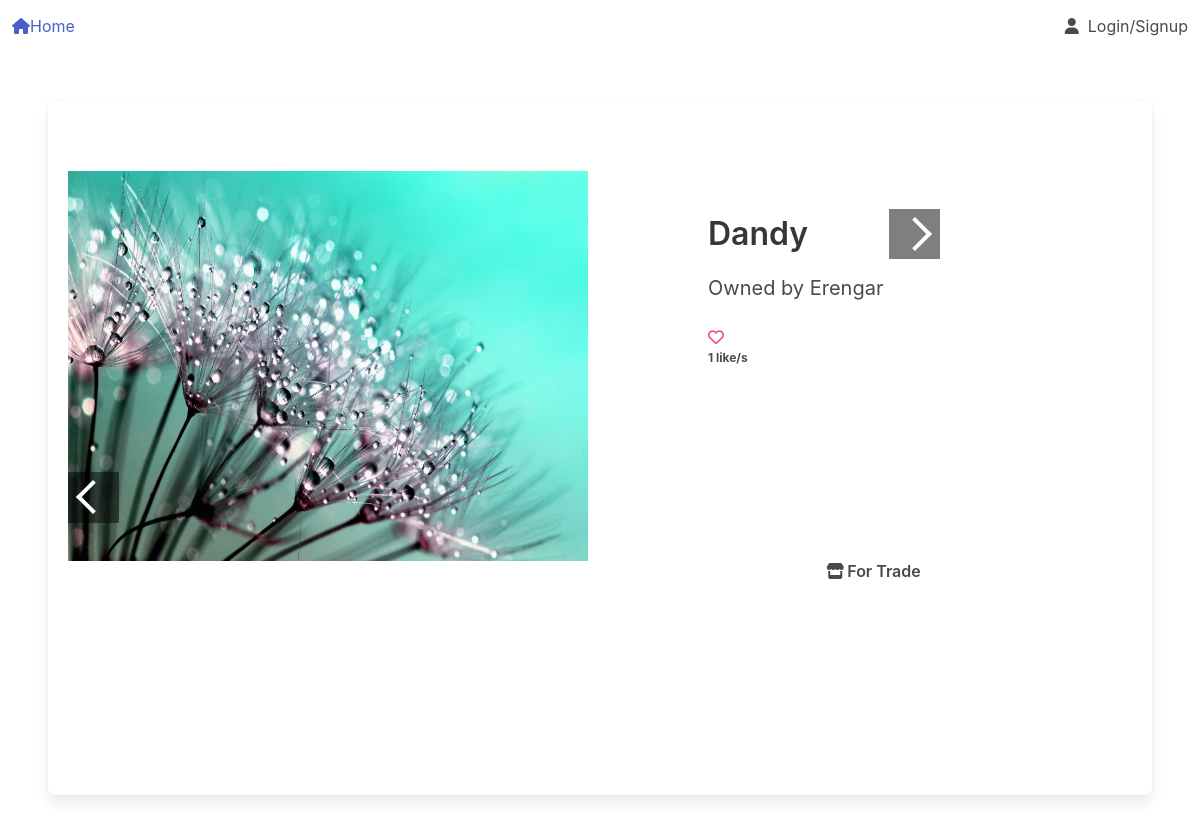
Before: /dandy/ with the older database file.
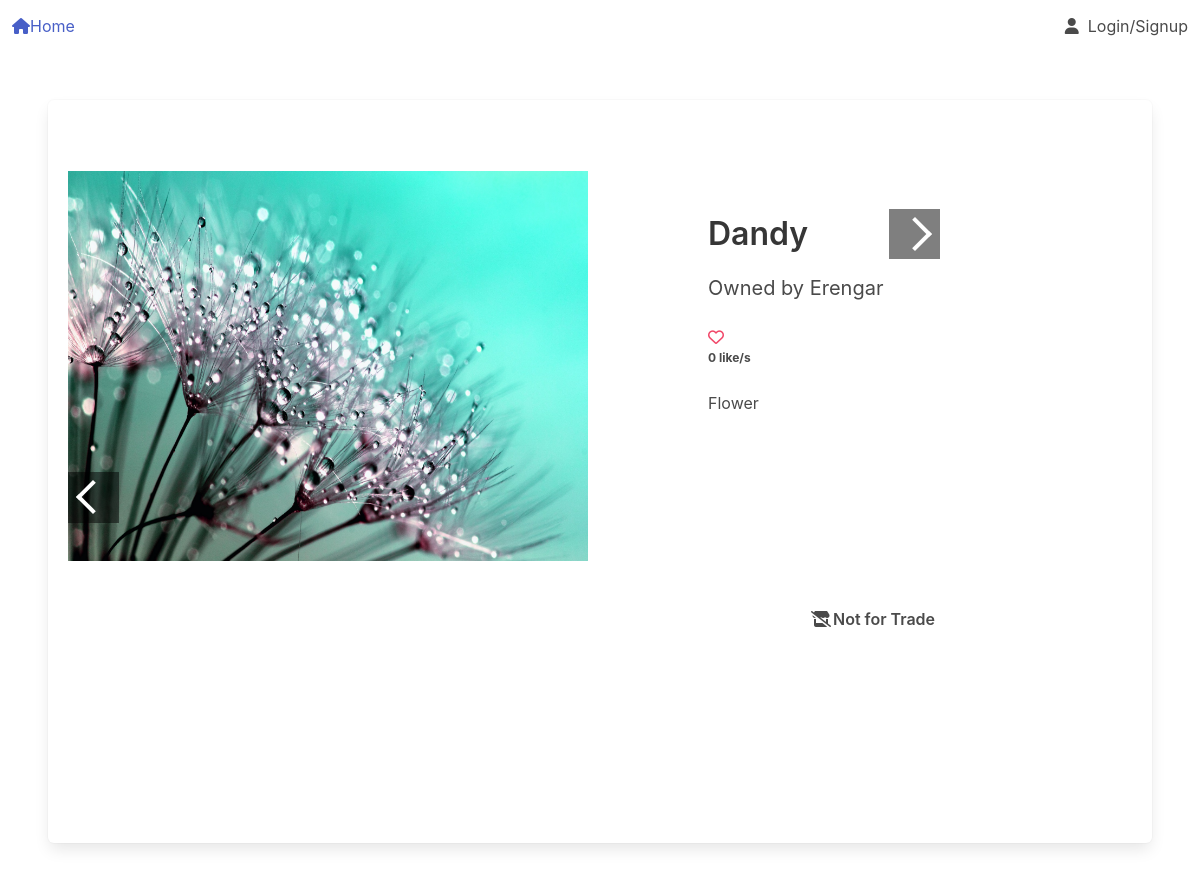
After: the same page with the newer database file.
### plant_collection/models.py (models this page shows, shortened)
class Image(models.Model):
    plant = models.ForeignKey(Plant, on_delete=models.CASCADE, related_name='picture')
    image = models.ImageField(upload_to='pics')

class Plant(models.Model):
    nick_name = models.CharField(
        max_length=64,
        validators=[MinLengthValidator(3)],
        unique=True)
    created = models.DateTimeField(auto_now_add=True, null=True, blank=True)
    updated = models.DateTimeField(auto_now=True, null=True, blank=True)
    species = models.ForeignKey(Species, on_delete=models.PROTECT, blank=True, null=True, related_name='plants')
    owner = models.ForeignKey(settings.AUTH_USER_MODEL, on_delete=models.PROTECT, related_name='plants')
    slug = models.SlugField(default='bugged-plant')
    for_trade = models.BooleanField(default=False)
    likes = models.ManyToManyField(User, related_name= 'liked')
    def number_of_likes(self):
        return self.likes.count()

class Species(models.Model):
    name = models.CharField(max_length=64)
    def __str__(self):
        return self.name

### plant_collection/views.py (the view, shortened to what this page needs)
# urls.py: path('<slug:slug>/', views.plant_view.as_view(),name='plant_view'),
class plant_view(generic.DetailView):
    template_name = 'plant_collection/plant.html'
    model = Plant
    def get(self, request, slug):
        plant = get_object_or_404(Plant, slug=slug)
        context = {'plant': plant}
        return render(request, self.template_name, context)
    '''
    Both delete and like button-on-plant-view are POSTing on plant_view, thus it is necessary to provide some logic what to execute when.
    When we user likes the picture like Ajax sends its url as context then we simply check wheter there is 'url' context, and if there is
    wheter our plant slug is in that url. If it comes through this we know it is like request, otherwise it is delete request.'''

### plant_collection/templates/plant_collection/plant.html (shortened to what this page needs)
{% extends "base.html" %}
{% block content %}
{% load static %}
<link rel="stylesheet" href="{% static 'plant_collection/css/plant.css' %}">
<div class='box'>
    <div class='columns'>
        <div class='column is-half'>
            <div class="container">
                <div class='carousel_box'>
                    <button id="left-btn" class='carousel_button'><i class="arrow"></i></button>
                        {% for picture in plant.picture.all %}
                        <div class='carousel_image'>
                            <figure class='image is-4by3'>
                                <img class='carousel' hidden src="{{ picture.image.url }}" alt="">
                            </figure>
                        </div>
                        {% endfor %}
                    <button id="right-btn" class='carousel_button'><i class="arrow"></i></button>
                </div>
            </div>
        </div>
        <div class='column is-half'>
            <div class='container'>
                <div class='block m-6'>
                    <section class='section'>
                        <div class='title'>
                            {{plant.nick_name}}
                        </div>
                        <div class='block'>
                            <div class='subtitle is-5'>
                                Owned by {{plant.owner}}
                            </div>
                        </div>
                        <div class='block'>
                            {% if not user in plant.likes.all %}
                            <div>
                                <a class='heart' data-plant='{{ plant.nick_name }}' data-user='{{ user }}'><i class="fa-regular fa-heart has-text-danger"></i></a>
                            </div>
                            {% elif user in plant.likes.all %}
                            <div>
                                <a class='heart' data-plant='{{ plant.nick_name }}' data-user='{{ user }}'><i class="fa-solid fa-heart has-text-danger"></i></a>
                            </div>
                            {% endif %}
                            <div class='number_likes is-size-7 has-text-weight-bold' data-plant='{{ plant.nick_name }}'>
                                {{ plant.number_of_likes }} like/s
                            </div>
                        </div>
                        {% if plant.species %}
                        <div>
                            <div>
                                {{plant.species}}
                            </div>
                        </div>
                        {% endif %}
                    </section>
                    <section class='section is-medium is-flex is-justify-content-center'>
                        <div>
                            {% if plant.for_trade %}
                            <div class='icon-text has-text-weight-semibold'>
                                <span class='icon'>
                                    <i class="fa-solid fa-store"></i>
                                </span>
                                For Trade
                            </div>
                            {% elif not plant.for_trade %}
                            <span class='icon-text has-text-weight-semibold'>
                                <span class='icon'>
                                    <i class="fa-solid fa-store-slash "></i>
                                </span>
                                Not for Trade
                            </span>
                            {% endif %}
                        </div>
                    </section>
                </div>
            </div>
        </div>
    </div>
</div>
{% endblock %}

### plant_collection/templates/base.html (shortened to what this page needs)
<!DOCTYPE html>
<html>
    <head>
        {% load static %}
        <link rel="stylesheet" href="{% static "plant_collection/css/base.css" %}">
        <link rel="stylesheet" href="{% static 'plant_collection/css/hover.css' %}">
    </head>
    <body>
        <nav class='navbar' role='navigation' style='position:sticky !important'>
          <div class='navbar-brand'>
            <a href="{% url 'plant_collection:front_page' %}" class='navbar-item'>
              <i class="fa-solid fa-house"></i>Home
            </a>
          </div>
          <div class='navbar-menu'>
            <div class='navbar-end'>
                {% if user.is_authenticated %}
                <a href="{% url 'accounts:logout' %}" class='navbar-item'>
                  <span class='icon-text'><span class='icon'><i class="fa-solid fa-power-off"></i></span><span>Logout</span></span>
                </a>
                {% else %}
                <a href="{% url 'accounts:login' %}" class='navbar-item'>
                  <span class='icon-text'><span class='icon'><i class="fa-solid fa-user"></i></span><span>Login/Signup</span></span>
                </a>
                {% endif %}
            </div>
          </div>
        </nav>
        <section class='section'>
          <div>
          {% block content %}
          {% endblock %}
          </div>
        </section>
    </body>
</html>

### plant_collection/static/plant_collection/css/plant.css (style rules this page uses)
.carousel_button { height: 10%; border: none; outline: none; background: rgba(0, 0, 0, 0.5); cursor: pointer; padding: 1em; display: flex; }
.carousel_button .arrow { border: solid #fff; border-width: 0 4px 4px 0; display: inline-block; padding: 10px; transition: transform 0.3s ease-out; outline: none; }
#right-btn { margin: auto 0 auto -2em; position: relative; bottom:22rem; z-index:1; left:53rem; }
#right-btn .arrow { transform: rotate(-45deg); }
#left-btn { z-index: 0; margin: auto -2em auto 0; position: relative; top:22rem; z-index:1; }
#left-btn .arrow { transform: rotate(135deg); }

Changed rows visible on the page:
changed Plant "Dandy": number_of_likes "1" → "0"; species_id empty → 1 (drawn); species (not shown) → "Flower"; for_trade True → False (drawn)
Other visible differences:
text no longer shown: "For Trade"
text now shown: "Not for Trade"
